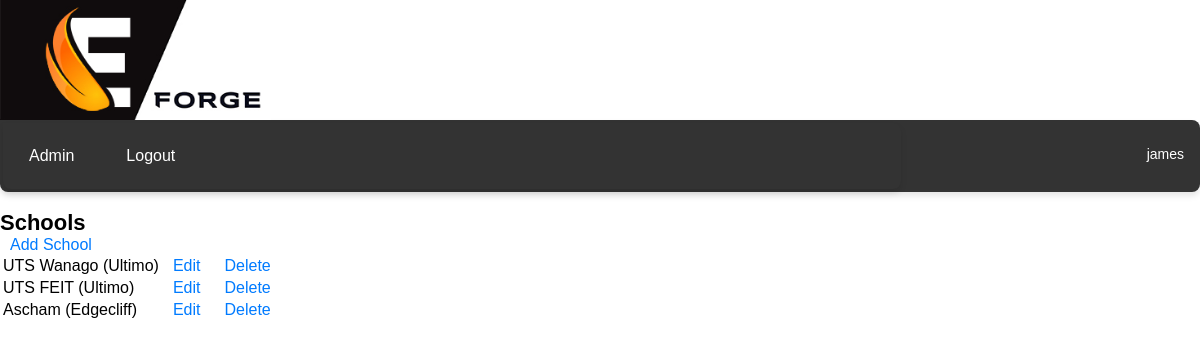
The app's page /textbook/school/ (signed in) with its own data.
### textbook/models.py (models this page shows, shortened)
class School(models.Model):
    STATE_CHOICES = [
        ('NSW', 'New South Wales'),
        ('QLD', 'Queensland'),
        ('WA', 'Western Australia'),
        ('TAS', 'Tasmania'),
        ('VIC', 'Victoria'),
        ('NT', 'Northern Territory'),
        ('ACT', 'Australian Capital Territory'),
        ('SA', 'South Australia'),
    ]
    admin_first_name = models.CharField(max_length=50, default='')
    admin_surname = models.CharField(max_length=50, default='')
    admin_phone = models.CharField(max_length=50, default='')
    admin_email = models.EmailField(unique=True, default='')
    school_name = models.CharField(max_length=100, default='')
    school_street = models.CharField(max_length=100, default='')
    school_suburb = models.CharField(max_length=100, default='')
    school_postcode = models.PositiveIntegerField(null=True)
    school_state = models.CharField(max_length=3, choices=STATE_CHOICES, default='NSW')

### textbook/views.py (the view)
# urls.py: path('school/', SchoolList.as_view(), name='school_list'),
class SchoolList(LoginRequiredMixin, ListView):
    model = School
    context_object_name = 'schools'
    template_name = 'textbook/school_list.html'

### users/context_processors.py (called while the page is built)
def schools_list_processor(request):
    if not request.user.is_authenticated:
        return {}
    user_profile = request.user.userprofile
    if user_profile.user_type == 'teacher':
        schools_list = user_profile.schools.all()
    elif user_profile.user_type == 'student':
        schools_list = user_profile.schools.all()
    else:
        schools_list = []
    return {'schools_list': schools_list}

### textbook/templates/textbook/school_list.html (shortened to what this page needs)
{% extends "users/layout.html" %}
{% load static %}
{% block body %}
<h2>Schools</h2>
<a href="{% url 'textbook:school_add' %}">Add School</a>
<table class="list-view">
    {% for school in schools %}
    <tr>
        <td>
            {{ school.school_name }} ({{ school.school_suburb }})
        </td>
        <td>
            <a href="{% url 'textbook:school_edit' school.id %}">Edit</a>
        </td>
        <td>
            <a href="{% url 'textbook:school_delete' school.id %}">Delete</a>
        </td>
    </tr>
    {% endfor %}
</table>
{% endblock %}

### users/templates/users/layout.html (shortened to what this page needs)
{% load static %}
<!DOCTYPE html>
<html lang="en">
<head>
    <link href="{% static 'users/styles.css' %}" rel="stylesheet">
</head>
<body>
    <div class="logo">
        <img src="{% static 'users/logo.jpg' %}" alt="Logo">
    </div>
    <div class="menu">
        <table style="width: 100%;"><tr>
            <td>
                {% if user.is_authenticated %}
                    <ul class="menu">
                        {% url 'users:school_user' as school_user_url %}
                        {% url 'users:create_teacher' as create_teacher_url %}
                        {% url 'users:teacher_classes' as teacher_classes_url %}
                        {% url 'users:teacher_subjects' as teacher_subjects_url %}
                        {% url 'textbook:lesson_schedule' as lesson_schedule_url %}
                        {% url 'textbook:study_materials' as study_materials_url %}
                        {% url 'users:logout' as logout_url %}
                        {% if user.is_superuser %}
                            <li><a href="{{ school_user_url }}" class="{% if request.path == school_user_url %}active{% endif %}">Admin</a></li>
                        {% elif user.userprofile.user_type == 'school' %}
                            <li><a href="{{ school_user_url }}" class="{% if request.path == school_user_url %}active{% endif %}">Admin</a></li>
                        {% elif user.userprofile.user_type == 'teacher' %}
                            <li><a href="{{ teacher_classes_url }}" class="{% if request.path == teacher_classes_url %}active{% endif %}">Classes</a></li>
                            <li><a href="{{ teacher_subjects_url }}" class="{% if request.path == teacher_subjects_url %}active{% endif %}">Subjects</a></li>
                            {% endif %}
                        <li><a href="{{ logout_url }}" class="{% if request.path == logout_url %}active{% endif %}">Logout</a></li>
                    </ul>
                {% endif %}
            </td>
            <td>
                {% if user.is_authenticated %}
                    <div class="user-info">
                        <table class="right-aligned-table">
                            <tr>
                                <td>
                                    <span>{{ user.username }}</span>
                                </td>
                            </tr>
                            <tr>
                                <td>
                                </td>
                            </tr>
                        </table>
                    </div>
                {% endif %}
            </td>
        </tr></table>
    </div>
{% block body %}
{% endblock %}
</body>
</html>

### users/static/users/styles.css (style rules this page uses)
html, body { width: 100%; font-family: Arial, sans-serif; padding: 0; margin: 0; }
h2, h3, h4, p, .question, .answer, .message, .list-view { margin-bottom: 0px; }
h2 { font-size: 22px; }
.logo img { height: 120px; width: auto; display: block; }
.user-info { display: flex; align-items: right; padding: 10px; font-size: 14px; color: #ffffff; }
.right-aligned-table { width: 100%; text-align: right; }
.menu { list-style-type: none; width: 100%; margin: 0; padding: 0; display: flex; align-items: center; background-color: #333; border-radius: 0 8px 8px 8px; box-shadow: 0 4px 6px rgba(0,0,0,0.1); }
.menu li a { display: block; color: white; text-align: center; padding: 14px 16px; text-decoration: none; border-radius: 8px 8px 0 0; font-family: Arial, sans-serif; }
a { font-family: Arial, sans-serif; color: #007BFF; text-decoration: none; transition: color 0.2s; margin: 10px; }

### records on screen
School: school_name "UTS Wanago", school_suburb "Ultimo"
School: school_name "UTS FEIT", school_suburb "Ultimo"
School: school_name "Ascham", school_suburb "Edgecliff"

### other values on screen
{{ user.username }} "james"
